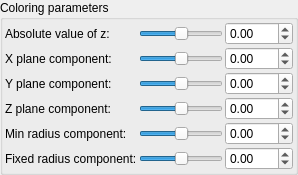
    <widget class="QGroupBox" name="groupBox_4">
     <property name="title">
      <string>Coloring parameters</string>
     </property>
     <layout class="QGridLayout" name="gridLayout_5" rowstretch="0">
      <property name="leftMargin">
       <number>2</number>
      </property>
      <property name="topMargin">
       <number>2</number>
      </property>
      <property name="rightMargin">
       <number>2</number>
      </property>
      <property name="bottomMargin">
       <number>2</number>
      </property>
      <property name="spacing">
       <number>2</number>
      </property>
      <item row="0" column="0">
       <layout class="QGridLayout" name="gridLayout_4">
        <property name="spacing">
         <number>2</number>
        </property>
        <item row="4" column="0">
         <widget class="QLabel" name="label_28">
          <property name="text">
           <string>Min radius component:</string>
          </property>
         </widget>
        </item>
        <item row="2" column="1">
         <widget class="QSlider" name="slider3_mandelbox_color_y">
          <property name="sizePolicy">
           <sizepolicy hsizetype="Expanding" vsizetype="Maximum">
            <horstretch>0</horstretch>
            <verstretch>0</verstretch>
           </sizepolicy>
          </property>
          <property name="minimum">
           <number>-500</number>
          </property>
          <property name="maximum">
           <number>500</number>
          </property>
          <property name="singleStep">
           <number>1</number>
          </property>
          <property name="orientation">
           <enum>Qt::Horizontal</enum>
          </property>
         </widget>
        </item>
        <item row="1" column="2">
         <widget class="MyDoubleSpinBox" name="spinbox3_mandelbox_color_x">
          <property name="sizePolicy">
           <sizepolicy hsizetype="Minimum" vsizetype="Maximum">
            <horstretch>0</horstretch>
            <verstretch>0</verstretch>
           </sizepolicy>
          </property>
          <property name="prefix">
           <string/>
          </property>
          <property name="suffix">
           <string/>
          </property>
          <property name="decimals">
           <number>2</number>
          </property>
          <property name="minimum">
           <double>-100.000000000000000</double>
          </property>
          <property name="maximum">
           <double>100.000000000000000</double>
          </property>
          <property name="singleStep">
           <double>0.100000000000000</double>
          </property>
         </widget>
        </item>
        <item row="3" column="2">
         <widget class="MyDoubleSpinBox" name="spinbox3_mandelbox_color_z">
          <property name="sizePolicy">
           <sizepolicy hsizetype="Minimum" vsizetype="Maximum">
            <horstretch>0</horstretch>
            <verstretch>0</verstretch>
           </sizepolicy>
          </property>
          <property name="prefix">
           <string/>
          </property>
          <property name="suffix">
           <string/>
          </property>
          <property name="decimals">
           <number>2</number>
          </property>
          <property name="minimum">
           <double>-100.000000000000000</double>
          </property>
          <property name="maximum">
           <double>100.000000000000000</double>
          </property>
          <property name="singleStep">
           <double>0.100000000000000</double>
          </property>
         </widget>
        </item>
        <item row="2" column="0">
         <widget class="QLabel" name="label_26">
          <property name="text">
           <string>Y plane component:</string>
          </property>
         </widget>
        </item>
        <item row="4" column="1">
         <widget class="QSlider" name="slider_mandelbox_color_Sp1">
          <property name="sizePolicy">
           <sizepolicy hsizetype="Expanding" vsizetype="Maximum">
            <horstretch>0</horstretch>
            <verstretch>0</verstretch>
           </sizepolicy>
          </property>
          <property name="minimum">
           <number>-500</number>
          </property>
          <property name="maximum">
           <number>500</number>
          </property>
          <property name="singleStep">
           <number>1</number>
          </property>
          <property name="orientation">
           <enum>Qt::Horizontal</enum>
          </property>
         </widget>
        </item>
        <item row="5" column="1">
         <widget class="QSlider" name="slider_mandelbox_color_Sp2">
          <property name="sizePolicy">
           <sizepolicy hsizetype="Expanding" vsizetype="Maximum">
            <horstretch>0</horstretch>
            <verstretch>0</verstretch>
           </sizepolicy>
          </property>
          <property name="minimum">
           <number>-500</number>
          </property>
          <property name="maximum">
           <number>500</number>
          </property>
          <property name="singleStep">
           <number>1</number>
          </property>
          <property name="orientation">
           <enum>Qt::Horizontal</enum>
          </property>
         </widget>
        </item>
        <item row="4" column="2">
         <widget class="MyDoubleSpinBox" name="spinbox_mandelbox_color_Sp1">
          <property name="sizePolicy">
           <sizepolicy hsizetype="Minimum" vsizetype="Maximum">
            <horstretch>0</horstretch>
            <verstretch>0</verstretch>
           </sizepolicy>
          </property>
          <property name="prefix">
           <string/>
          </property>
          <property name="suffix">
           <string/>
          </property>
          <property name="decimals">
           <number>2</number>
          </property>
          <property name="minimum">
           <double>-100.000000000000000</double>
          </property>
          <property name="maximum">
           <double>100.000000000000000</double>
          </property>
          <property name="singleStep">
           <double>0.100000000000000</double>
          </property>
         </widget>
        </item>
        <item row="5" column="2">
         <widget class="MyDoubleSpinBox" name="spinbox_mandelbox_color_Sp2">
          <property name="sizePolicy">
           <sizepolicy hsizetype="Minimum" vsizetype="Maximum">
            <horstretch>0</horstretch>
            <verstretch>0</verstretch>
           </sizepolicy>
          </property>
          <property name="prefix">
           <string/>
          </property>
          <property name="suffix">
           <string/>
          </property>
          <property name="decimals">
           <number>2</number>
          </property>
          <property name="minimum">
           <double>-100.000000000000000</double>
          </property>
          <property name="maximum">
           <double>100.000000000000000</double>
          </property>
          <property name="singleStep">
           <double>0.100000000000000</double>
          </property>
         </widget>
        </item>
        <item row="0" column="2">
         <widget class="MyDoubleSpinBox" name="spinbox_mandelbox_color_R">
          <property name="sizePolicy">
           <sizepolicy hsizetype="Minimum" vsizetype="Maximum">
            <horstretch>0</horstretch>
            <verstretch>0</verstretch>
           </sizepolicy>
          </property>
          <property name="prefix">
           <string/>
          </property>
          <property name="suffix">
           <string/>
          </property>
          <property name="decimals">
           <number>2</number>
          </property>
          <property name="minimum">
           <double>-100.000000000000000</double>
          </property>
          <property name="maximum">
           <double>100.000000000000000</double>
          </property>
          <property name="singleStep">
           <double>0.100000000000000</double>
          </property>
         </widget>
        </item>
        <item row="3" column="1">
         <widget class="QSlider" name="slider3_mandelbox_color_z">
          <property name="sizePolicy">
           <sizepolicy hsizetype="Expanding" vsizetype="Maximum">
            <horstretch>0</horstretch>
            <verstretch>0</verstretch>
           </sizepolicy>
          </property>
          <property name="minimum">
           <number>-500</number>
          </property>
          <property name="maximum">
           <number>500</number>
          </property>
          <property name="singleStep">
           <number>1</number>
          </property>
          <property name="orientation">
           <enum>Qt::Horizontal</enum>
          </property>
         </widget>
        </item>
        <item row="0" column="0">
         <widget class="QLabel" name="label_24">
          <property name="text">
           <string>Absolute value of z:</string>
          </property>
         </widget>
        </item>
        <item row="2" column="2">
         <widget class="MyDoubleSpinBox" name="spinbox3_mandelbox_color_y">
          <property name="sizePolicy">
           <sizepolicy hsizetype="Minimum" vsizetype="Maximum">
            <horstretch>0</horstretch>
            <verstretch>0</verstretch>
           </sizepolicy>
          </property>
          <property name="prefix">
           <string/>
          </property>
          <property name="suffix">
           <string/>
          </property>
          <property name="decimals">
           <number>2</number>
          </property>
          <property name="minimum">
           <double>-100.000000000000000</double>
          </property>
          <property name="maximum">
           <double>100.000000000000000</double>
          </property>
          <property name="singleStep">
           <double>0.100000000000000</double>
          </property>
         </widget>
        </item>
        <item row="5" column="0">
         <widget class="QLabel" name="label_29">
          <property name="text">
           <string>Fixed radius component:</string>
          </property>
         </widget>
        </item>
        <item row="1" column="1">
         <widget class="QSlider" name="slider3_mandelbox_color_x">
          <property name="sizePolicy">
           <sizepolicy hsizetype="Expanding" vsizetype="Maximum">
            <horstretch>0</horstretch>
            <verstretch>0</verstretch>
           </sizepolicy>
          </property>
          <property name="minimum">
           <number>-500</number>
          </property>
          <property name="maximum">
           <number>500</number>
          </property>
          <property name="singleStep">
           <number>1</number>
          </property>
          <property name="orientation">
           <enum>Qt::Horizontal</enum>
          </property>
         </widget>
        </item>
        <item row="1" column="0">
         <widget class="QLabel" name="label_25">
          <property name="text">
           <string>X plane component:</string>
          </property>
         </widget>
        </item>
        <item row="3" column="0">
         <widget class="QLabel" name="label_27">
          <property name="text">
           <string>Z plane component:</string>
          </property>
         </widget>
        </item>
        <item row="0" column="1">
         <widget class="QSlider" name="slider_mandelbox_color_R">
          <property name="sizePolicy">
           <sizepolicy hsizetype="Expanding" vsizetype="Maximum">
            <horstretch>0</horstretch>
            <verstretch>0</verstretch>
           </sizepolicy>
          </property>
          <property name="minimum">
           <number>-500</number>
          </property>
          <property name="maximum">
           <number>500</number>
          </property>
          <property name="singleStep">
           <number>1</number>
          </property>
          <property name="orientation">
           <enum>Qt::Horizontal</enum>
          </property>
         </widget>
        </item>
       </layout>
      </item>
     </layout>
    </widget>
